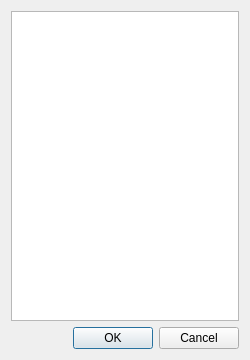
<?xml version="1.0" encoding="UTF-8"?>
<ui version="4.0">
 <class>PathSelectionDialog</class>
 <widget class="QDialog" name="PathSelectionDialog">
  <property name="geometry">
   <rect>
    <x>0</x>
    <y>0</y>
    <width>250</width>
    <height>360</height>
   </rect>
  </property>
  <property name="windowTitle">
   <string>Select path to load</string>
  </property>
  <layout class="QVBoxLayout" name="verticalLayout">
   <item>
    <widget class="QListWidget" name="listWidget"/>
   </item>
   <item>
    <widget class="QDialogButtonBox" name="buttonBox">
     <property name="orientation">
      <enum>Qt::Horizontal</enum>
     </property>
     <property name="standardButtons">
      <set>QDialogButtonBox::Cancel|QDialogButtonBox::Ok</set>
     </property>
    </widget>
   </item>
  </layout>
 </widget>
 <resources/>
 <connections>
  <connection>
   <sender>buttonBox</sender>
   <signal>accepted()</signal>
   <receiver>PathSelectionDialog</receiver>
   <slot>accept()</slot>
   <hints>
    <hint type="sourcelabel">
     <x>248</x>
     <y>254</y>
    </hint>
    <hint type="destinationlabel">
     <x>157</x>
     <y>274</y>
    </hint>
   </hints>
  </connection>
  <connection>
   <sender>buttonBox</sender>
   <signal>rejected()</signal>
   <receiver>PathSelectionDialog</receiver>
   <slot>reject()</slot>
   <hints>
    <hint type="sourcelabel">
     <x>316</x>
     <y>260</y>
    </hint>
    <hint type="destinationlabel">
     <x>286</x>
     <y>274</y>
    </hint>
   </hints>
  </connection>
 </connections>
</ui>
